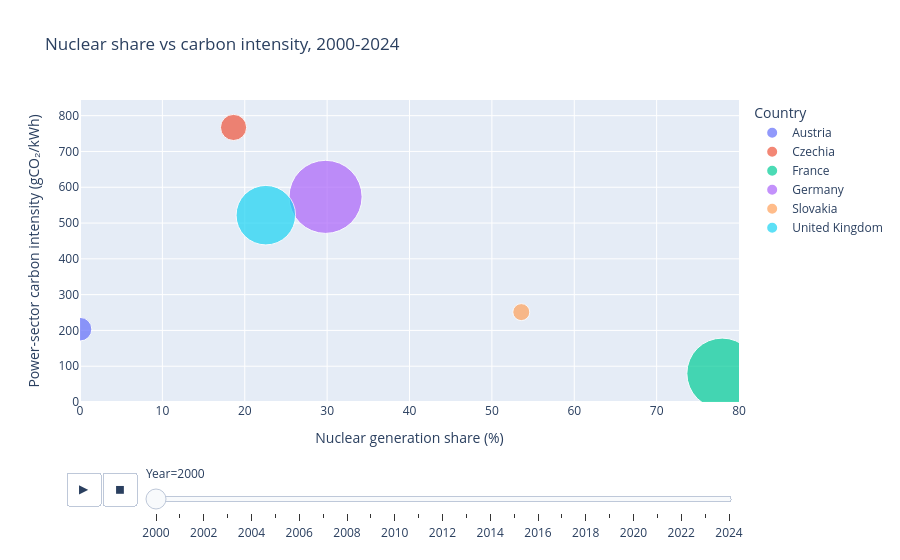

This figure's notebook cell:
### Code cell
import plotly.express as px

fig = px.scatter(
    bubble_data,
    x="Nuclear share (%)",
    y="Carbon intensity (gCO2/kWh)",
    size="Total generation (TWh)",
    color="Country",
    animation_frame="Year",
    hover_name="Country",
    range_x=[0, 80],
    range_y=[0, bubble_data["Carbon intensity (gCO2/kWh)"].max() * 1.1],
    size_max=55,
    title="Nuclear share vs carbon intensity, 2000-2024"
)

fig.update_layout(
    xaxis_title="Nuclear generation share (%)",
    yaxis_title="Power-sector carbon intensity (gCO₂/kWh)",
    legend_title="Country"
)

fig.show()

### Figure 1 — Plotly figure (JSON) as saved in the notebook; plotly's stock layout.template omitted (floating-point values rounded to 4 significant figures)
{"data": [{"hovertemplate": "<b>%{hovertext}</b><br><br>Country=Austria<br>Year=2000<br>Nuclear share (%)=%{x}<br>Carbon intensity (gCO2/kWh)=%{y}<br>Total generation (TWh)=%{marker.size}<extra></extra>", "hovertext": ["Austria"], "legendgroup": "Austria", "marker": {"color": "#636efa", "size": [59.64], "sizemode": "area", "sizeref": 0.213, "symbol": "circle"}, "mode": "markers", "name": "Austria", "orientation": "v", "showlegend": true, "type": "scatter", "x": [0.0], "xaxis": "x", "y": [203.4], "yaxis": "y"}, {"hovertemplate": "<b>%{hovertext}</b><br><br>Country=Czechia<br>Year=2000<br>Nuclear share (%)=%{x}<br>Carbon intensity (gCO2/kWh)=%{y}<br>Total generation (TWh)=%{marker.size}<extra></extra>", "hovertext": ["Czechia"], "legendgroup": "Czechia", "marker": {"color": "#EF553B", "size": [72.9], "sizemode": "area", "sizeref": 0.213, "symbol": "circle"}, "mode": "markers", "name": "Czechia", "orientation": "v", "showlegend": true, "type": "scatter", "x": [18.64], "xaxis": "x", "y": [767.1], "yaxis": "y"}, {"hovertemplate": "<b>%{hovertext}</b><br><br>Country=France<br>Year=2000<br>Nuclear share (%)=%{x}<br>Carbon intensity (gCO2/kWh)=%{y}<br>Total generation (TWh)=%{marker.size}<extra></extra>", "hovertext": ["France"], "legendgroup": "France", "marker": {"color": "#00cc96", "size": [532.6], "sizemode": "area", "sizeref": 0.213, "symbol": "circle"}, "mode": "markers", "name": "France", "orientation": "v", "showlegend": true, "type": "scatter", "x": [77.96], "xaxis": "x", "y": [79.77], "yaxis": "y"}, {"hovertemplate": "<b>%{hovertext}</b><br><br>Country=Germany<br>Year=2000<br>Nuclear share (%)=%{x}<br>Carbon intensity (gCO2/kWh)=%{y}<br>Total generation (TWh)=%{marker.size}<extra></extra>", "hovertext": ["Germany"], "legendgroup": "Germany", "marker": {"color": "#ab63fa", "size": [569.0], "sizemode": "area", "sizeref": 0.213, "symbol": "circle"}, "mode": "markers", "name": "Germany", "orientation": "v", "showlegend": true, "type": "scatter", "x": [29.81], "xaxis": "x", "y": [573.2], "yaxis": "y"}, {"hovertemplate": "<b>%{hovertext}</b><br><br>Country=Slovakia<br>Year=2000<br>Nuclear share (%)=%{x}<br>Carbon intensity (gCO2/kWh)=%{y}<br>Total generation (TWh)=%{marker.size}<extra></extra>", "hovertext": ["Slovakia"], "legendgroup": "Slovakia", "marker": {"color": "#FFA15A", "size": [30.78], "sizemode": "area", "sizeref": 0.213, "symbol": "circle"}, "mode": "markers", "name": "Slovakia", "orientation": "v", "showlegend": true, "type": "scatter", "x": [53.57], "xaxis": "x", "y": [251.1], "yaxis": "y"}, {"hovertemplate": "<b>%{hovertext}</b><br><br>Country=United Kingdom<br>Year=2000<br>Nuclear share (%)=%{x}<br>Carbon intensity (gCO2/kWh)=%{y}<br>Total generation (TWh)=%{marker.size}<extra></extra>", "hovertext": ["United Kingdom"], "legendgroup": "United Kingdom", "marker": {"color": "#19d3f3", "size": [377.1], "sizemode": "area", "sizeref": 0.213, "symbol": "circle"}, "mode": "markers", "name": "United Kingdom", "orientation": "v", "showlegend": true, "type": "scatter", "x": [22.56], "xaxis": "x", "y": [522.0], "yaxis": "y"}], "layout": {"legend": {"itemsizing": "constant", "title": {"text": "Country"}, "tracegroupgap": 0}, "sliders": [{"active": 0, "currentvalue": {"prefix": "Year="}, "len": 0.9, "pad": {"b": 10, "t": 60}, "steps": [{"args": [["2000"], {"frame": {"duration": 0, "redraw": false}, "fromcurrent": true, "mode": "immediate", "transition": {"duration": 0, "easing": "linear"}}], "label": "2000", "method": "animate"}, {"args": [["2001"], {"frame": {"duration": 0, "redraw": false}, "fromcurrent": true, "mode": "immediate", "transition": {"duration": 0, "easing": "linear"}}], "label": "2001", "method": "animate"}, {"args": [["2002"], {"frame": {"duration": 0, "redraw": false}, "fromcurrent": true, "mode": "immediate", "transition": {"duration": 0, "easing": "linear"}}], "label": "2002", "method": "animate"}, {"args": [["2003"], {"frame": {"duration": 0, "redraw": false}, "fromcurrent": true, "mode": "immediate", "transition": {"duration": 0, "easing": "linear"}}], "label": "2003", "method": "animate"}, {"args": [["2004"], {"frame": {"duration": 0, "redraw": false}, "fromcurrent": true, "mode": "immediate", "transition": {"duration": 0, "easing": "linear"}}], "label": "2004", "method": "animate"}, {"args": [["2005"], {"frame": {"duration": 0, "redraw": false}, "fromcurrent": true, "mode": "immediate", "transition": {"duration": 0, "easing": "linear"}}], "label": "2005", "method": "animate"}, {"args": [["2006"], {"frame": {"duration": 0, "redraw": false}, "fromcurrent": true, "mode": "immediate", "transition": {"duration": 0, "easing": "linear"}}], "label": "2006", "method": "animate"}, {"args": [["2007"], {"frame": {"duration": 0, "redraw": false}, "fromcurrent": true, "mode": "immediate", "transition": {"duration": 0, "easing": "linear"}}], "label": "2007", "method": "animate"}, {"args": [["2008"], {"frame": {"duration": 0, "redraw": false}, "fromcurrent": true, "mode": "immediate", "transition": {"duration": 0, "easing": "linear"}}], "label": "2008", "method": "animate"}, {"args": [["2009"], {"frame": {"duration": 0, "redraw": false}, "fromcurrent": true, "mode": "immediate", "transition": {"duration": 0, "easing": "linear"}}], "label": "2009", "method": "animate"}, {"args": [["2010"], {"frame": {"duration": 0, "redraw": false}, "fromcurrent": true, "mode": "immediate", "transition": {"duration": 0, "easing": "linear"}}], "label": "2010", "method": "animate"}, {"args": [["2011"], {"frame": {"duration": 0, "redraw": false}, "fromcurrent": true, "mode": "immediate", "transition": {"duration": 0, "easing": "linear"}}], "label": "2011", "method": "animate"}, {"args": [["2012"], {"frame": {"duration": 0, "redraw": false}, "fromcurrent": true, "mode": "immediate", "transition": {"duration": 0, "easing": "linear"}}], "label": "2012", "method": "animate"}, {"args": [["2013"], {"frame": {"duration": 0, "redraw": false}, "fromcurrent": true, "mode": "immediate", "transition": {"duration": 0, "easing": "linear"}}], "label": "2013", "method": "animate"}, {"args": [["2014"], {"frame": {"duration": 0, "redraw": false}, "fromcurrent": true, "mode": "immediate", "transition": {"duration": 0, "easing": "linear"}}], "label": "2014", "method": "animate"}, {"args": [["2015"], {"frame": {"duration": 0, "redraw": false}, "fromcurrent": true, "mode": "immediate", "transition": {"duration": 0, "easing": "linear"}}], "label": "2015", "method": "animate"}, {"args": [["2016"], {"frame": {"duration": 0, "redraw": false}, "fromcurrent": true, "mode": "immediate", "transition": {"duration": 0, "easing": "linear"}}], "label": "2016", "method": "animate"}, {"args": [["2017"], {"frame": {"duration": 0, "redraw": false}, "fromcurrent": true, "mode": "immediate", "transition": {"duration": 0, "easing": "linear"}}], "label": "2017", "method": "animate"}, {"args": [["2018"], {"frame": {"duration": 0, "redraw": false}, "fromcurrent": true, "mode": "immediate", "transition": {"duration": 0, "easing": "linear"}}], "label": "2018", "method": "animate"}, {"args": [["2019"], {"frame": {"duration": 0, "redraw": false}, "fromcurrent": true, "mode": "immediate", "transition": {"duration": 0, "easing": "linear"}}], "label": "2019", "method": "animate"}, {"args": [["2020"], {"frame": {"duration": 0, "redraw": false}, "fromcurrent": true, "mode": "immediate", "transition": {"duration": 0, "easing": "linear"}}], "label": "2020", "method": "animate"}, {"args": [["2021"], {"frame": {"duration": 0, "redraw": false}, "fromcurrent": true, "mode": "immediate", "transition": {"duration": 0, "easing": "linear"}}], "label": "2021", "method": "animate"}, {"args": [["2022"], {"frame": {"duration": 0, "redraw": false}, "fromcurrent": true, "mode": "immediate", "transition": {"duration": 0, "easing": "linear"}}], "label": "2022", "method": "animate"}, {"args": [["2023"], {"frame": {"duration": 0, "redraw": false}, "fromcurrent": true, "mode": "immediate", "transition": {"duration": 0, "easing": "linear"}}], "label": "2023", "method": "animate"}, {"args": [["2024"], {"frame": {"duration": 0, "redraw": false}, "fromcurrent": true, "mode": "immediate", "transition": {"duration": 0, "easing": "linear"}}], "label": "2024", "method": "animate"}], "x": 0.1, "xanchor": "left", "y": 0, "yanchor": "top"}], "title": {"text": "Nuclear share vs carbon intensity, 2000-2024"}, "updatemenus": [{"buttons": [{"args": [null, {"frame": {"duration": 500, "redraw": false}, "fromcurrent": true, "mode": "immediate", "transition": {"duration": 500, "easing": "linear"}}], "label": "&#9654;", "method": "animate"}, {"args": [[null], {"frame": {"duration": 0, "redraw": false}, "fromcurrent": true, "mode": "immediate", "transition": {"duration": 0, "easing": "linear"}}], "label": "&#9724;", "method": "animate"}], "direction": "left", "pad": {"r": 10, "t": 70}, "showactive": false, "type": "buttons", "x": 0.1, "xanchor": "right", "y": 0, "yanchor": "top"}], "xaxis": {"anchor": "y", "domain": [0, 1], "range": [0, 80], "title": {"text": "Nuclear generation share (%)"}}, "yaxis": {"anchor": "x", "domain": [0, 1], "range": [0, 843.8], "title": {"text": "Power-sector carbon intensity (gCO₂/kWh)"}}}}
